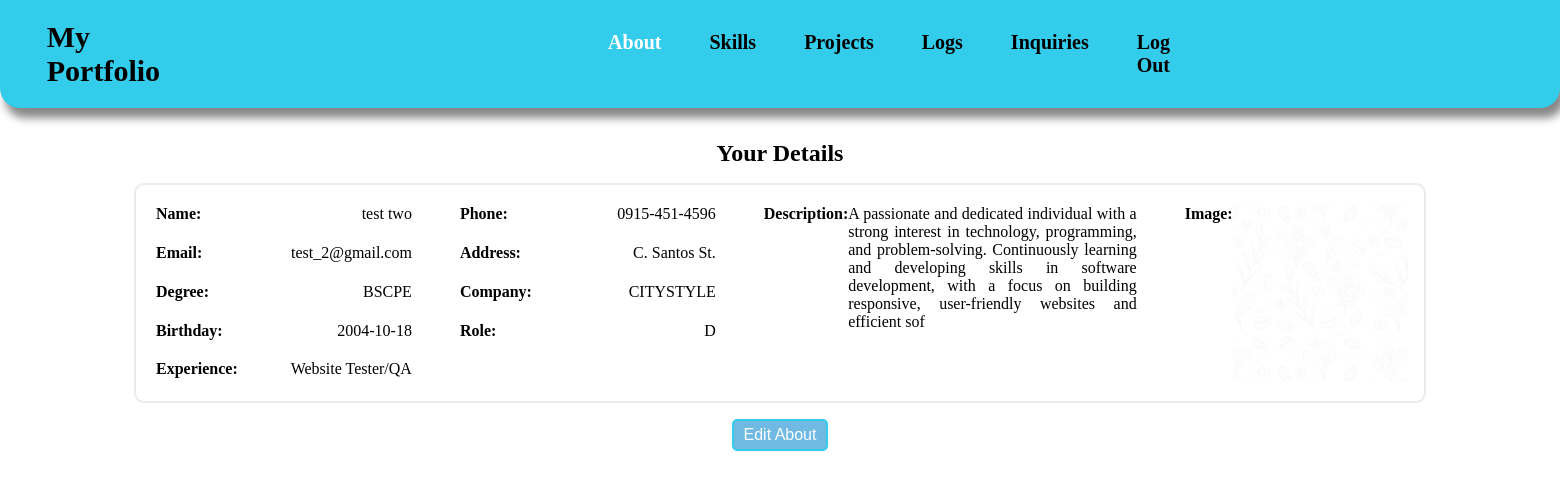
Before: /admin/about/about.php (signed in) with the older database file.
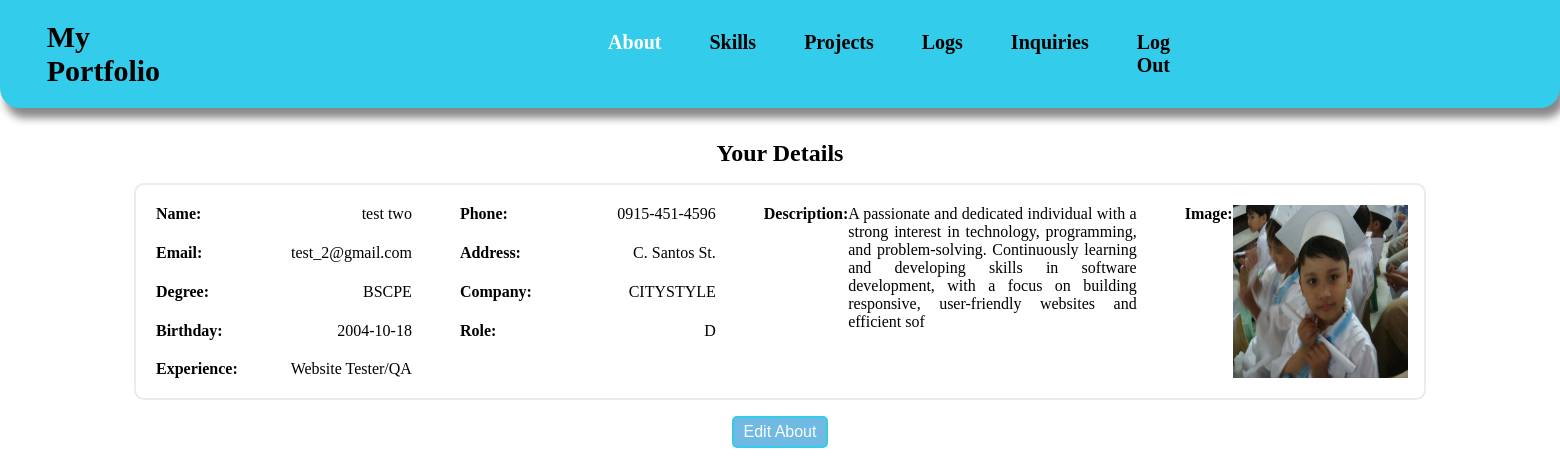
After: the same page with the newer database file.
### tables this page shows
CREATE TABLE `about` (
  `id` int(100) NOT NULL,
  `user_id` int(100) NOT NULL,
  `name` varchar(256) NOT NULL,
  `email` varchar(100) NOT NULL,
  `degree` varchar(256) NOT NULL,
  `birthday` date NOT NULL,
  `experience` varchar(256) NOT NULL,
  `address` varchar(256) NOT NULL,
  `company` varchar(100) NOT NULL,
  `phone` varchar(20) NOT NULL,
  `role` varchar(256) NOT NULL,
  `description` varchar(256) NOT NULL,
  `file_name` varchar(200) DEFAULT NULL,
  `time_create` timestamp NOT NULL DEFAULT current_timestamp() ON UPDATE current_timestamp()
);

### admin/about/backend_about.php (called while the page is built, shortened)
<?php
    $user_id = $_SESSION['id'];
    $name = $_SESSION['name'];
    $email = $_SESSION['email'];
    $query = "SELECT * FROM about WHERE user_id=$user_id";
    $result = mysqli_query($conn,$query);
    if(mysqli_num_rows($result)>0) {
        $selected_data = mysqli_fetch_assoc($result);
    }
?>

### admin/about/about.php (the view, shortened to what this page needs)
<!DOCTYPE html>
<html lang="en">
<head>
    <link rel="stylesheet" href="/my_portfolio/css/about.css">
</head>
<body>
    <?php
        require_once($_SERVER['DOCUMENT_ROOT']. "/my_portfolio/php/config.php");
        include 'backend_about.php';
    ?>
    <div class="header">
        <div class="header_container">
            <div class="nav_bar">
                <h1 class="header_title"> <a href="/my_portfolio/php/dashboard.php"> My Portfolio </a> </h1>
                <nav class="header_text">
                    <ul>
                        <li id="about"> <a href="../about/about.php"> About </a> </li>
                        <li id="skills"> <a href="../skills/skills.php"> Skills </a> </li>
                        <li id="projects"> <a href="../projects/projects.php"> Projects </a> </li>
                        <li id="logs"> <a href="/my_portfolio/php/logs.php"> Logs </a> </li>
                        <li id="inquiries"> <a href="/my_portfolio/php/inquiries.php"> Inquiries </a> </li>
                        <li> <a href="/my_portfolio/php/logout.php" onclick="return confirm('Are you sure you want to Log Out?')"> Log Out </a> </li>
                    </ul>
                </nav>
            </div>
        </div>
    </div>
    <div class="about_section">
        <div class="about_form"> Your Details  </div>
            <div class="about_container">
                <div class="column_1">
                    <div class="about_name">
                        <label for="details"> Name: </label> <?php echo $name ?>
                    </div>
                    <div class="about_email">
                    <label for="details">  Email: </label> <?php echo $email ?>
                    </div>
                    <div class="about_degree">
                        <label for="details"> Degree: </label><?php echo $selected_data['degree'] ?>
                    </div>
                    <div class="about_birthday">
                    <label for="details"> Birthday: </label><?php echo $selected_data['birthday'] ?>
                    </div>
                    <div class="about_experience">
                    <label for="details"> Experience: </label><?php echo $selected_data['experience'] ?>
                    </div>
                </div>
                <div class="column_2">
                    <div class="about_phone">
                        <label for="details"> Phone: </label><?php echo $selected_data['phone'] ?>
                    </div>
                    <div class="about_address">
                        <label for="details"> Address: </label><?php echo $selected_data['address'] ?>
                    </div>
                    <div class="about_company">
                        <label for="details"> Company: </label><?php echo $selected_data['company'] ?>
                    </div>
                    <div class="about_role">
                        <label for="details"> Role: </label><?php echo $selected_data['role'] ?>
                    </div>
                </div>
                <div class="for_description">
                    <div class="about_description">
                        <label for="details"> Description: </label><?php echo $selected_data['description'] ?>
                    </div>
                </div>
                <div class="for_file">
                    <div class="about_file container">
                       <label for="details"> Image: </label>
                       <img src="<?php echo '../../uploads/'. $user_id. "/". $selected_data['file_name']; ?>" alt="Uploaded Image">
                    </div>
                </div>
            </div>
            <form action="../about/edit_about.php">
                    <input type="submit" value="Edit About" />
            </form>
        </div>
</body>
</html>

Changed rows visible on the page:
changed about "BSCPE": file_name: a different picture
